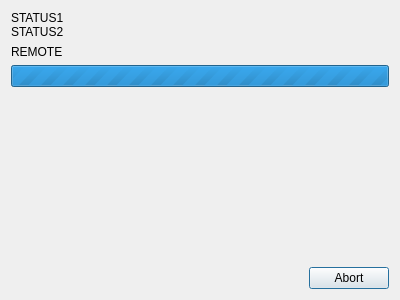
<?xml version="1.0" encoding="UTF-8"?>
<ui version="4.0">
 <class>RemoteLinkDialog</class>
 <widget class="QDialog" name="RemoteLinkDialog">
  <property name="geometry">
   <rect>
    <x>0</x>
    <y>0</y>
    <width>400</width>
    <height>300</height>
   </rect>
  </property>
  <property name="windowTitle">
   <string>Remote operation</string>
  </property>
  <layout class="QVBoxLayout" name="verticalLayout">
   <item>
    <widget class="QLabel" name="statusLabel">
     <property name="sizePolicy">
      <sizepolicy hsizetype="Ignored" vsizetype="Preferred">
       <horstretch>0</horstretch>
       <verstretch>0</verstretch>
      </sizepolicy>
     </property>
     <property name="text">
      <string notr="true">STATUS1
STATUS2</string>
     </property>
     <property name="alignment">
      <set>Qt::AlignmentFlag::AlignLeading|Qt::AlignmentFlag::AlignLeft|Qt::AlignmentFlag::AlignTop</set>
     </property>
    </widget>
   </item>
   <item>
    <widget class="QLabel" name="remoteLabel">
     <property name="sizePolicy">
      <sizepolicy hsizetype="Ignored" vsizetype="Preferred">
       <horstretch>0</horstretch>
       <verstretch>0</verstretch>
      </sizepolicy>
     </property>
     <property name="text">
      <string notr="true">REMOTE</string>
     </property>
    </widget>
   </item>
   <item>
    <widget class="QProgressBar" name="progressBar">
     <property name="maximum">
      <number>0</number>
     </property>
     <property name="value">
      <number>0</number>
     </property>
    </widget>
   </item>
   <item>
    <spacer name="verticalSpacer">
     <property name="orientation">
      <enum>Qt::Orientation::Vertical</enum>
     </property>
     <property name="sizeHint" stdset="0">
      <size>
       <width>20</width>
       <height>40</height>
      </size>
     </property>
    </spacer>
   </item>
   <item>
    <widget class="QDialogButtonBox" name="buttonBox">
     <property name="orientation">
      <enum>Qt::Orientation::Horizontal</enum>
     </property>
     <property name="standardButtons">
      <set>QDialogButtonBox::StandardButton::Abort</set>
     </property>
    </widget>
   </item>
  </layout>
 </widget>
 <resources/>
 <connections>
  <connection>
   <sender>buttonBox</sender>
   <signal>accepted()</signal>
   <receiver>RemoteLinkDialog</receiver>
   <slot>accept()</slot>
   <hints>
    <hint type="sourcelabel">
     <x>230</x>
     <y>278</y>
    </hint>
    <hint type="destinationlabel">
     <x>157</x>
     <y>274</y>
    </hint>
   </hints>
  </connection>
  <connection>
   <sender>buttonBox</sender>
   <signal>rejected()</signal>
   <receiver>RemoteLinkDialog</receiver>
   <slot>reject()</slot>
   <hints>
    <hint type="sourcelabel">
     <x>298</x>
     <y>284</y>
    </hint>
    <hint type="destinationlabel">
     <x>286</x>
     <y>274</y>
    </hint>
   </hints>
  </connection>
 </connections>
</ui>
